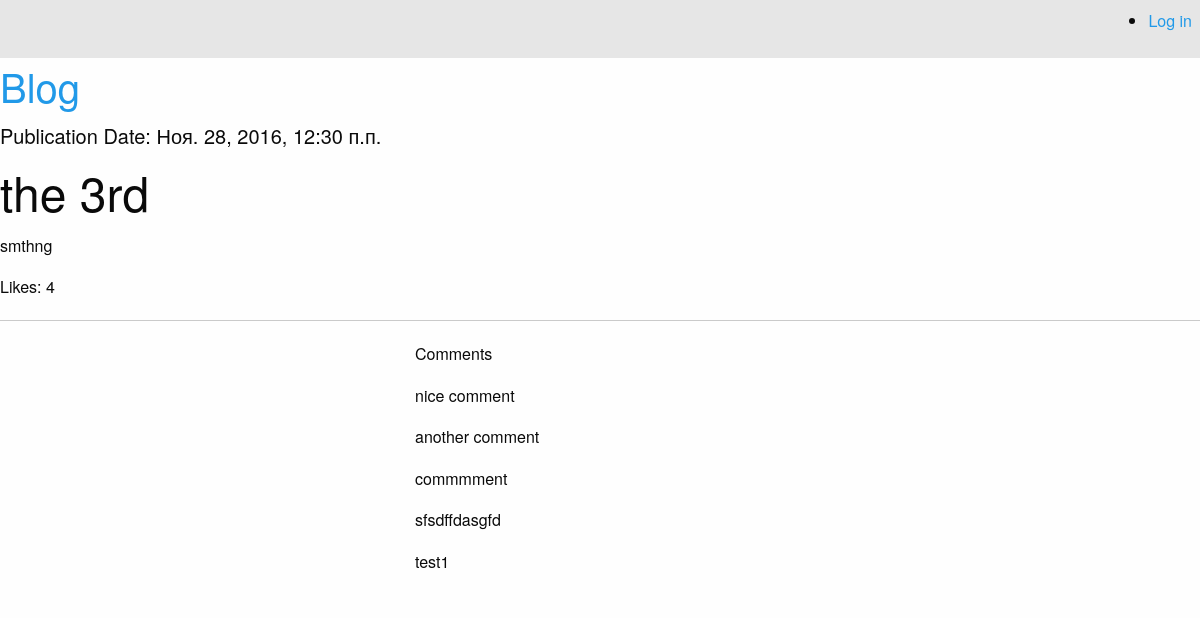
The app's page /articles/post/3/ with its own data.
### article/models.py (models this page shows)
class Article(models.Model):
	class Meta:
		db_table = "article"
	article_title = models.CharField(max_length = 200)
	article_text = models.TextField()
	article_date = models.DateTimeField()
	article_likes = models.IntegerField(default = 0)

class Comments(models.Model):
	class Meta:
		db_table = "comments"
	comments_text = models.TextField()
	comments_article = models.ForeignKey(Article)

### article/views.py (the view)
# urls.py: url(r'^articles/post/(?P<article_id>[0-9]+)/$', views.article),
def article(request, article_id=1):
	comment_form = CommentForm
	args = {}
	args.update(csrf(request))
	args['article'] = Article.objects.get(id=article_id)
	args['comments'] = Comments.objects.filter(comments_article_id=article_id)
	args['form'] = comment_form
	args['username'] = auth.get_user(request).username
	return render_to_response('article.html', args)

### article/templates/article.html (shortened to what this page needs)
{% extends 'main.html' %}
{% block article %}
	<h5>Publication Date: {{ article.article_date }}</h5>
	<h1>{{ article.article_title }}</h1>
	<p>{{ article.article_text }}</p>
	<p>Likes: {{ article.article_likes }}</p>
	<hr>
	<div class="large-offset-1 large-8 columns">
	<p>Comments</p>
		{% for comment in comments %}
			<p>{{ comment.comments_text }}</p>
		{% endfor %}
	</div>
{% endblock %}

### records on screen
Article: article_date "Ноя. 28, 2016, 12:30 п.п.", article_title "the 3rd", article_text "smthng", article_likes "4"
Comments: comments_text "nice comment"
Comments: comments_text "another comment"
Comments: comments_text "commmment"
Comments: comments_text "sfsdffdasgfd"
Comments: comments_text "test1"
